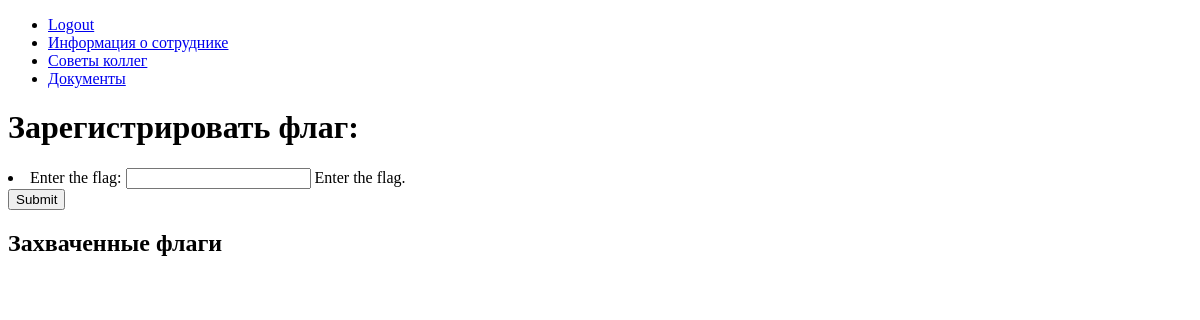
Page /turnir/ (signed in) on the earlier database version.
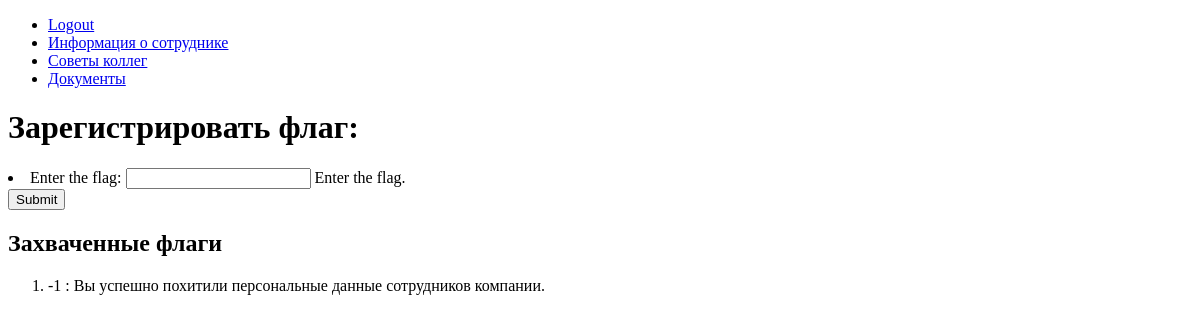
Same page on the later database version.
### turnir/models.py (models this page shows, shortened)
class Flag(models.Model):
    id = models.AutoField(primary_key=True)
    type_id = models.ForeignKey(FlagType, on_delete=models.CASCADE, )
    user_id = models.ForeignKey(User, on_delete=models.CASCADE, )
    hash = models.BigIntegerField(help_text='Enter flag hash')
    captured = models.BooleanField(help_text='Flag is captured', default=False)
    capture_time = models.DateTimeField(help_text='Time of capture')

class FlagType(models.Model):
    id = models.AutoField(primary_key=True)
    description = models.CharField(max_length=150, help_text='Enter flag descr')

### turnir/views.py (the view, shortened to what this page needs)
# urls.py: path('', views.index, name='index'),
def index(request):
    form = RegisterFlagForm()
    captured_flags = Flag.objects.all().filter(user_id=request.user.id, captured=True).values()
    for cf in captured_flags:
        cf['description'] = FlagType.objects.filter(id=cf['type_id_id']).values()[0]['description']
    context = {
        'form': form,
        'cf': captured_flags,
    }
    return render(request, 'index.html', context=context)

### turnir/forms.py (shortened to what this page needs)
class RegisterFlagForm(forms.Form):
    flag_hash = forms.IntegerField(help_text="Enter the flag.", required=True, label="Enter the flag")

### templates/index.html (shortened to what this page needs)
{% extends "base_generic.html" %}
{% block content %}
    <h1>Зарегистрировать флаг:</h1>
    <form action="" method="post">
    {{ form.as_ul }}
    <input type="submit" value="Submit">
  </form>
    <h2>Захваченные флаги</h2>
    <ol>
        {% for x in cf %}
            <li>{{ x.hash }} : {{ x.description }} </li>
        {% endfor %}
    </ol>
{% endblock %}
{% block sidebar %}
    {% load static %}
    <ul>
        <li><a href="{% url 'logout' %}">Logout</a></li>
        <li>
            <a href="{% url 'index' %}">Информация о сотруднике</a>
        </li>
        <li>
            <a href="{% url 'advice' %}">Советы коллег</a>
        </li>
         <li>
            <a href="{% url 'docs' %}">Документы</a>
        </li>
    </ul>
{% endblock %}

### templates/base_generic.html (shortened to what this page needs)
<!DOCTYPE html>
<html lang="en">
<head>
    {% load static %}
    <link rel="stylesheet" href="{% static 'css/style.css' %}">
</head>
<body>
    {% block sidebar %}{% endblock %}
    {% block content %}{% endblock %}
</body>
</html>

Differences in the rows shown:
added Flag: hash "-1", description "Вы успешно похитили персональные данные сотрудников компании."
